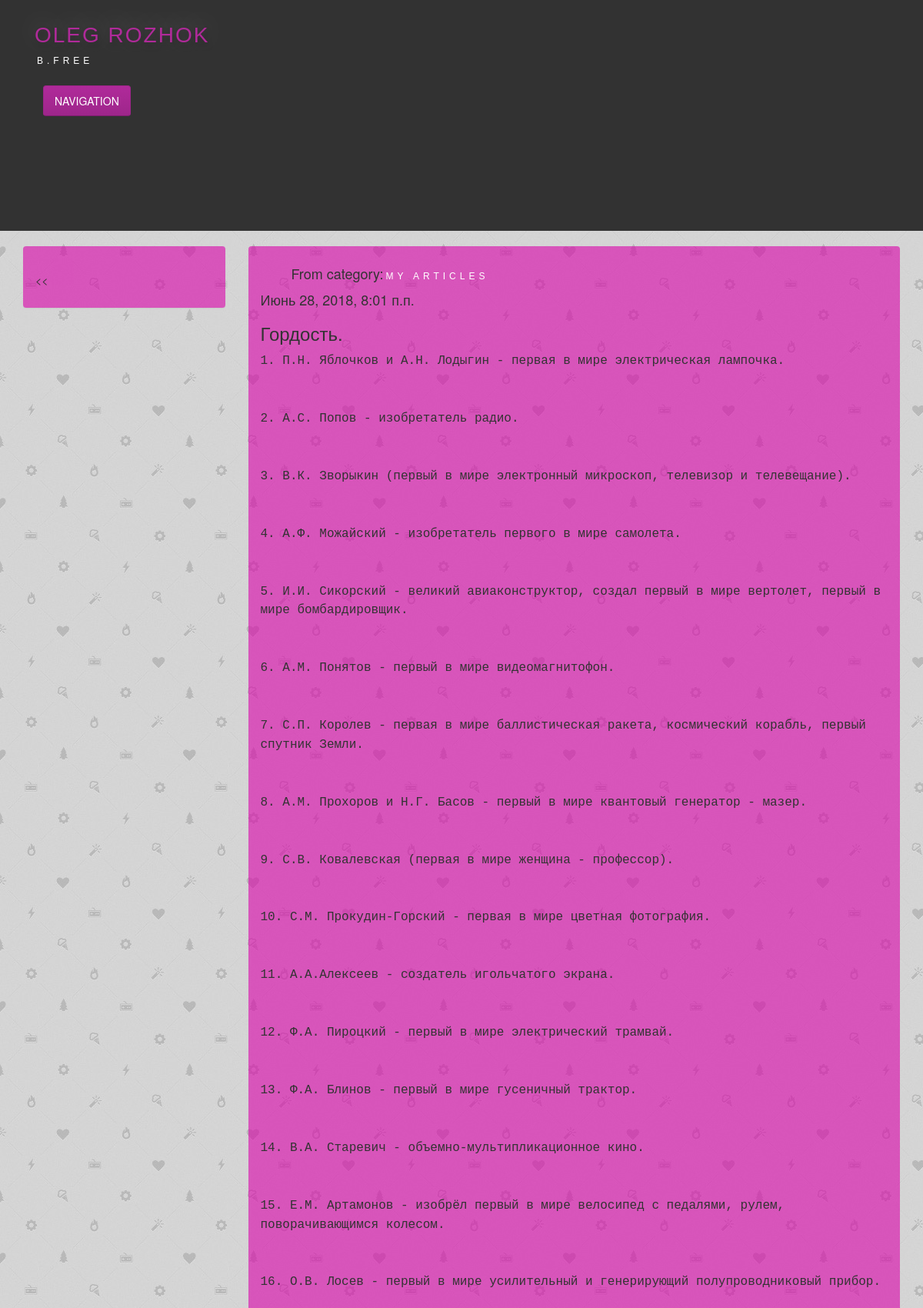
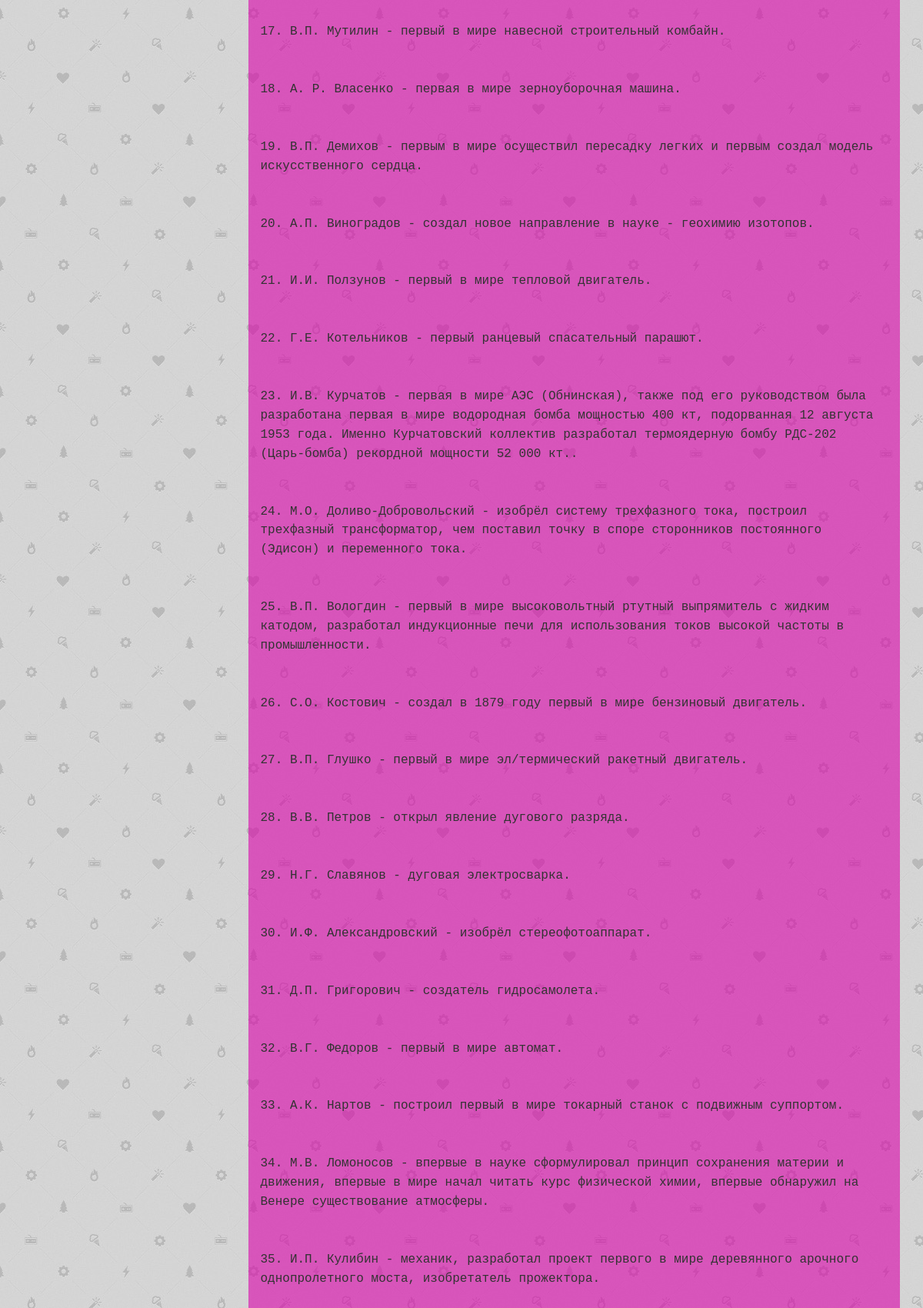
Screenshot of /articles/get/2/ (signed in, upper part) with the database file from the repository (2 pictures, top to bottom).
### article/models.py (models this page shows, shortened)
class Article(models.Model):
    class Meta():
        db_table = "article"
    article_title = models.CharField(max_length=200)
    article_text = RichTextField()
    article_date = models.DateTimeField()
    article_likes = models.IntegerField(default=0)
    article_image = models.ImageField(null=True, blank=True, upload_to="images/", verbose_name="Image")
    video = EmbedVideoField(null=True, blank=True, verbose_name="Video")
    category = TreeForeignKey(Category, null=True, blank=False, related_name='cat')
    keywords = models.ManyToManyField(Keywords, related_name="keywords", related_query_name="keywords", blank=True, verbose_name="Keywords")

class Category(MPTTModel):
    class Meta():
        db_table = "category"
        verbose_name_plural = "Categories"
        verbose_name = "Category"
        ordering = ('tree_id', 'level',)
    name = models.CharField(max_length=150, verbose_name="Category", unique=True)
    parent = TreeForeignKey('self', on_delete=models.CASCADE, null=True, blank=True, related_name='children', verbose_name="Parent's class")
    def __unicode__(self):
        return self.name
    class MPTTMeta:
        level_atrr = 'mptt-level'
        order_insertion_by = ['name']

### article/views.py (the view)
# urls.py: url(r'^articles/get/(?P<article_id>\d+)/$', article_views.article, name='article'),
def article(request, article_id=1):
    comment_form = CommentForm
    args = {}
    args.update(csrf(request))
    args['projects'] = Category.objects.all()
    args['article'] = Article.objects.get(id=article_id)
    args['category'] = Category.objects.filter(id=article_id)
    args['comments'] = Comments.objects.filter(comments_article_id=article_id).order_by('-id')
    args['form'] = comment_form
    args['keywords'] = Keywords.objects.all()
    args['username'] = auth.get_user(request).username
    return render_to_response('article.html', args)

### article/models.py (called while the page is built)
    def __unicode__(self):
        return self.name

### article/templates/article.html (shortened to what this page needs)
{% extends 'main.html' %}
{% load embed_video_tags %}
{% block article %}
{% load mptt_tags %}
{% load i18n mptt_tags %}
<div>
<ul><h4>From category:<a id="divTagLine" class="notpodcherk" href="/category/get/{{ article.category.id }}/">{{ article.category }}</a></h4></ul>
<h4>{{ article.article_date }}</h4>
<h3>{% autoescape off%}{{ article.article_title }}{% endautoescape %}</h3>
<p>{% autoescape off%}{{ article.article_text|linebreaksbr }}{% endautoescape %}</p>
    </div><br />
</div>
{% endblock %}

### article/templates/main.html (style rules this page uses)
body { background: #CCCCCC url(/media/images/fon.jpg); background-repeat: inherit; }
#divTagLine { font-family: 'Century Gothic', sans-serif; font-size: 12px; text-transform: uppercase; letter-spacing: 5px; line-height: 22px; color: rgb(255, 255, 255); text-shadow: none; padding-left: 3px; padding-right: 3px; font-weight: normal; font-style: normal; }

### rows the page displays
Article: category "MY ARTICLES", article_date "Июнь 28, 2018, 8:01 п.п.", article_title "Гордость.", article_text "1. П.Н. Яблочков и А.Н. Лодыгин - первая в мире электрическая лампочка. 2. А.С. Попов - изобретатель радио. 3. В.К. Зворыкин (первый в мире электронный микроскоп, телевизор и телевещание). 4. А.Ф. Можайский - изобретатель первого в мире самолета. 5. И.И. Сикорский - великий авиаконструктор, создал первый в мире вертолет, первый в мире бомбардировщик. 6. А.М. Понятов - первый в мире видеомагнитофон. 7. С.П. Королев - первая в мире баллистическая ракета, космический корабль, первый спутник Земли. 8. А.М. Прохоров и Н.Г. Басов - первый в мире квантовый генератор - мазер. 9. С.В. Ковалевская (первая в мире женщина - профессор). 10. С.М. Прокудин-Горский - первая в мире цветная фотография. 11.…"
